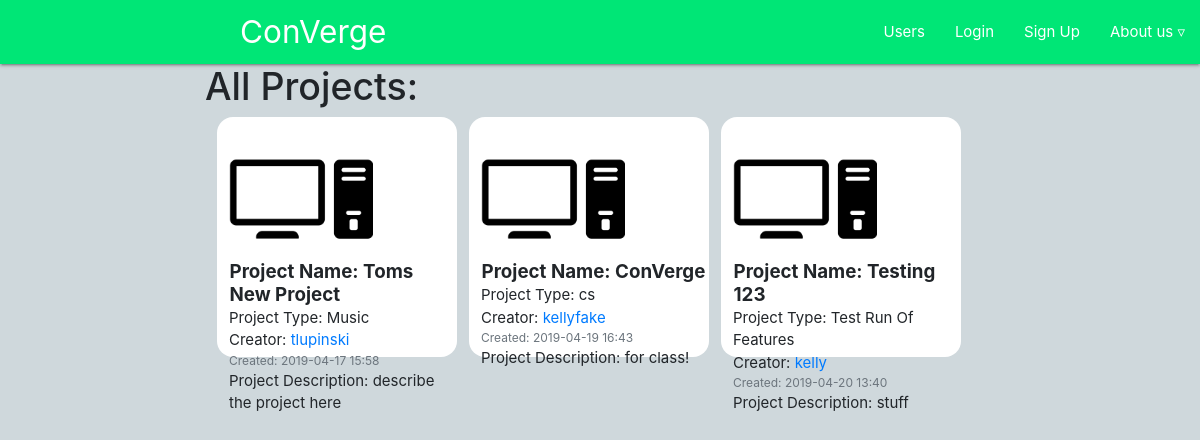
Page /publicDashboard/ on the committed database.
### users/models.py (models this page shows, shortened)
class Project(models.Model):
      dateTime = models.CharField(max_length=100)
      creator = models.ForeignKey(Profile, on_delete=models.CASCADE)
      projectName = models.CharField(max_length=100)
      projectType = models.CharField(max_length=100)
      projectDescription = models.CharField(max_length=500)
      textArea = models.TextField(max_length=10000,default="add info / planning here")
      projectPicture = models.ImageField(default='pics/defaultProject.png',upload_to='pics/')

class Profile(models.Model):
    user = models.OneToOneField(User, on_delete=models.CASCADE) #pics is the directory in the MEDIA directory to be saved
    image = models.ImageField(default='pics/default.png',upload_to='pics/') #needs pillow to be installed
    userDescription = models.CharField('User description', max_length=1000, default='tell us about yourself')
    userInterests = models.CharField('User interests', max_length=250, default='list your interests')

### users/views.py (the view)
# urls.py: path('publicDashboard/',user_views.dashboard,name="dash"),
def dashboard(request):
    projects = Project.objects.all() #from db
    return render(request,'users/dashboard.html',{'proj':projects})

### users/templates/users/dashboard.html (shortened to what this page needs)
{% extends "main/header.html" %}
{% block content%}
<div class="row" id="main1">
  <div class="col-2"></div>
  <div class="col-9">
    <div>
      <h1>All Projects: </h1>
      {% for x in proj %}
      <div class="media1">
        <a href="/projectPage?proj1={{x.projectName}}"><img class="account-img"  src="{{x.projectPicture.url}}"></a>
        <div>
          <h5><strong>Project Name: {{x.projectName}}</strong></h5>
          <p>Project Type: {{x.projectType}}</p>
          <p>Creator: <a href="/allUsers?name1={{x.creator.user}}"> {{x.creator.user}} </a></p>
          <p class="text-muted small">Created: {{x.dateTime}}</p>
          <p>Project Description: {{x.projectDescription}}</p>
        </div>
      </div>
      {% endfor %}
    </div>
  </div>
</div>
{% endblock%}

### users/templates/users/dashboard.html (style rules this page uses)
.account-img { height: 18vh; }
.media1 { float: left; background-color:white; width: 20vw; height: 20vw; border-radius: 2vh; margin-left: 1vw; margin-bottom: 1vh; padding-left:1vw; }
p { margin: 0px; }
h5 { margin: .5px; }

### rows in the picture
Project: projectPicture (placeholder picture), projectName "Toms New Project", projectType "Music", creator.user "tlupinski", dateTime "2019-04-17 15:58", projectDescription "describe the project here"
Project: projectPicture (placeholder picture), projectName "ConVerge", projectType "cs", creator.user "kellyfake", dateTime "2019-04-19 16:43", projectDescription "for class!"
Project: projectPicture (placeholder picture), projectName "Testing 123", projectType "Test Run Of Features", creator.user "kelly", dateTime "2019-04-20 13:40", projectDescription "stuff"
